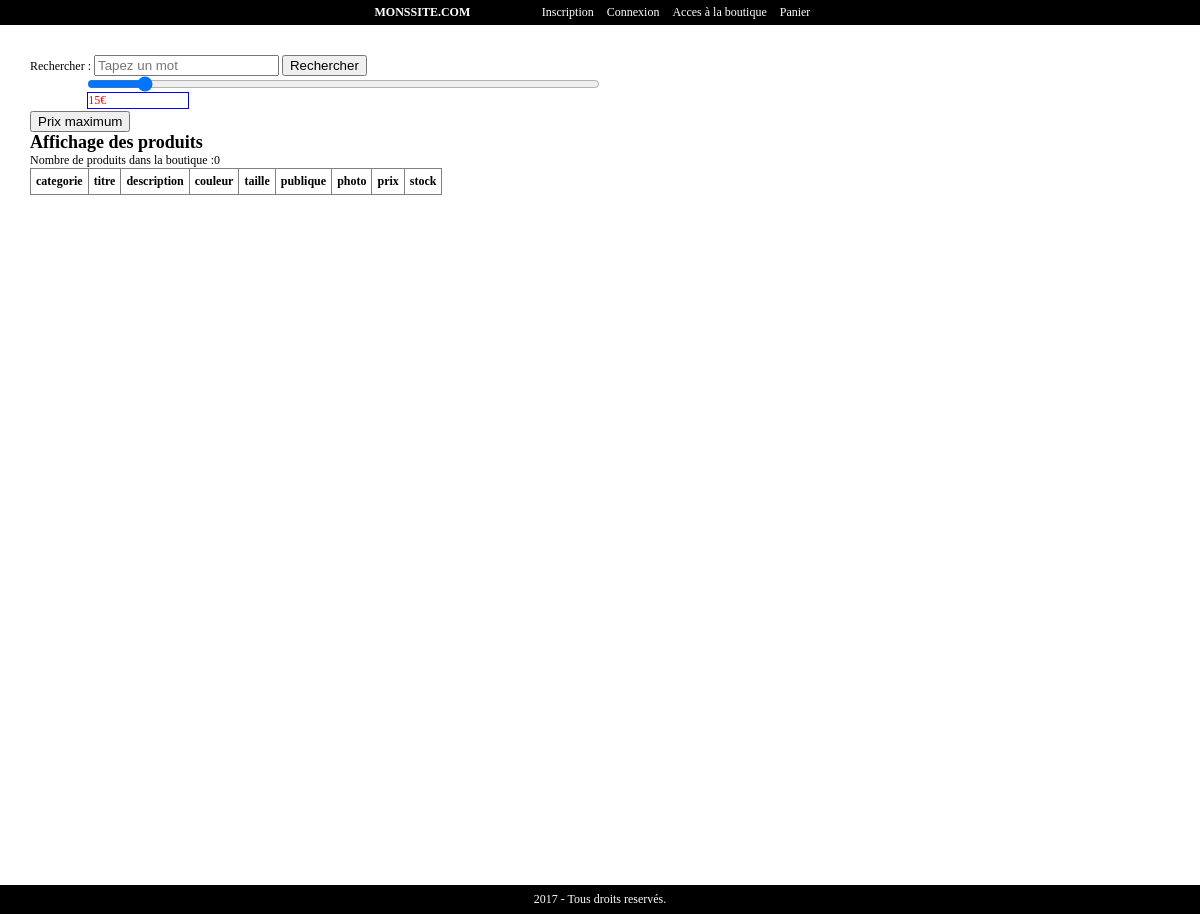
Page /boutiqueold.php on the earlier database version.
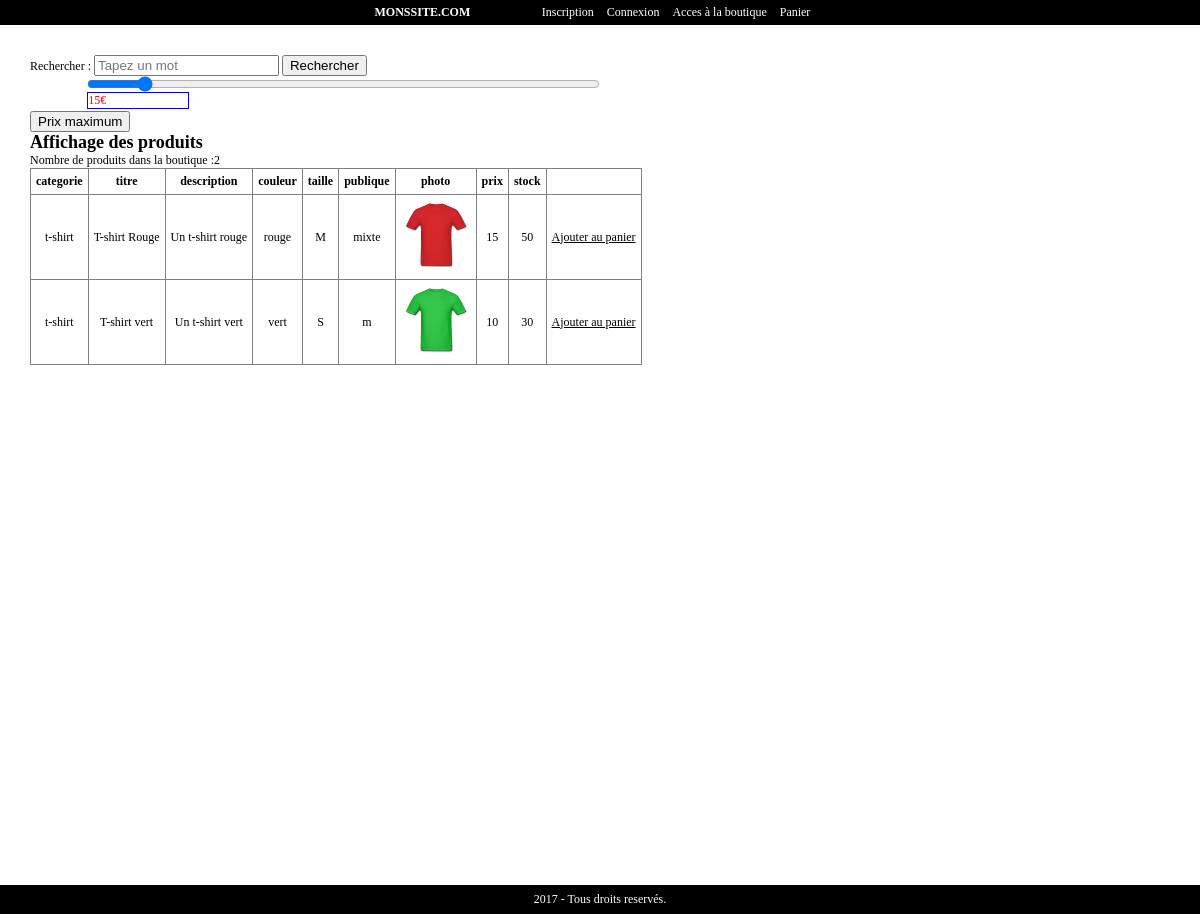
Same page on the later database version.
### tables this page shows
CREATE TABLE `produit` (
  `id_produit` int(3) NOT NULL,
  `reference` varchar(20) NOT NULL,
  `categorie` varchar(20) NOT NULL,
  `titre` varchar(100) NOT NULL,
  `description` text NOT NULL,
  `couleur` varchar(20) NOT NULL,
  `taille` varchar(5) NOT NULL,
  `publique` enum('m','f','mixte') NOT NULL,
  `photo` varchar(250) NOT NULL,
  `prix` int(3) NOT NULL,
  `stock` int(3) NOT NULL
);

### inc/fonction.inc.php (called while the page is built, shortened)
<?php
function executeRequete($req)
{
    global $mysqli;
    $resultat = $mysqli -> query($req);
    return $resultat;
}

### boutiqueold.php (the view, shortened to what this page needs)
<?php
require_once("inc/init.inc.php");
?>
<?php require_once("inc/haut.inc.php"); ?>
<form method="post" action="<?php echo $_SERVER['PHP_SELF']; ?>">
    <label for="motcle">Rechercher : </label>
    <input type="search" name="motcle" placeholder="Tapez un mot" size="20px">
    <input type="submit" name="rechercher" value="Rechercher">
</form>
<form method="post" action="<?php echo $_SERVER['PHP_SELF']; ?>">
    <div style="position:relative; margin:auto; width:90%; margin-bottom: 15px;">
        <span style="position:absolute; color:red; border:1px solid blue; min-width:100px;">
            <span id="myValue"></span>
        </span>
        <input name="range" value="15" type="range" id="myRange" max="150" min="0" style="width:50%">
    </div>
    <input type="submit" name="prixMax" value="Prix maximum">
</form>
<?php
if(empty($_POST['motcle'])){
    if (empty($_GET['page'])) {
        $resultat = executeRequete("SELECT * FROM produit WHERE prix <= $_POST[range] LIMIT 0, 6");
    }
    elseif ($_GET['page'] < 1) {
        header("location:boutique.php");
    }
    else {
        $offset = ($_GET['page']-1)*6;
        $resultat = executeRequete("SELECT * FROM produit WHERE prix <= $_POST[range] LIMIT $offset, 6");
    }
    $contenu .= '<h2> Affichage des produits </h2>';
    $contenu .= 'Nombre de produits dans la boutique :' . $resultat->num_rows;
}
createTab($resultat, $contenu);
echo $contenu;
function createTab($resultat, &$contenu){
    $contenu .= '<table border="1"><tr>';
    while ($colonne = $resultat->fetch_field()) {
        if ($colonne->name != 'id_produit' && $colonne->name != 'reference') {
            $contenu .= '<th>' . $colonne->name . ' </th>';
        }
    }
    while ($ligne = $resultat->fetch_assoc()) {
        $contenu .= "<form action=\"$_SERVER[PHP_SELF]\" method=\"POST\">";
        $contenu .= '<tr>';
        foreach ($ligne as $item => $value) {
          if ($item == "id_produit") {
              $contenu .= '<input type="hidden" name="id_commande" value="'. $id_commande .'"/>';
          }
            if ($item != 'id_produit' && $item != 'reference') {
                if ($item == "photo") {
                    $contenu .= '<td> <img src="inc/img/photoProduit/' . $value . '" width = "70px" height = "70px"/></td>';
                } else {
                    $contenu .= '<td>' . $value . '</td>';
                }
            }
        }
        $contenu .= '<td> <u><a href="?action=panier&id_produit = ' . $ligne['id_produit'] . '" onclick="return(alert ("Ajouté au panier"));">Ajouter au panier </a></u> </td>';
    }
    $contenu .= '</table>';
}
?>
<?php require_once("inc/bas.inc.php"); ?>

Differences in the rows shown:
added produit: categorie "t-shirt", titre "T-shirt Rouge", description "Un t-shirt rouge", couleur "rouge", taille "M", publique "mixte", photo (picture), prix "15", stock "50"
added produit: categorie "t-shirt", titre "T-shirt vert", description "Un t-shirt vert", couleur "vert", taille "S", publique "m", photo (picture), prix "10", stock "30"
Other differences:
text no longer shown: "Nombre de produits dans la boutique :0"
text now shown: "Nombre de produits dans la boutique :2"
